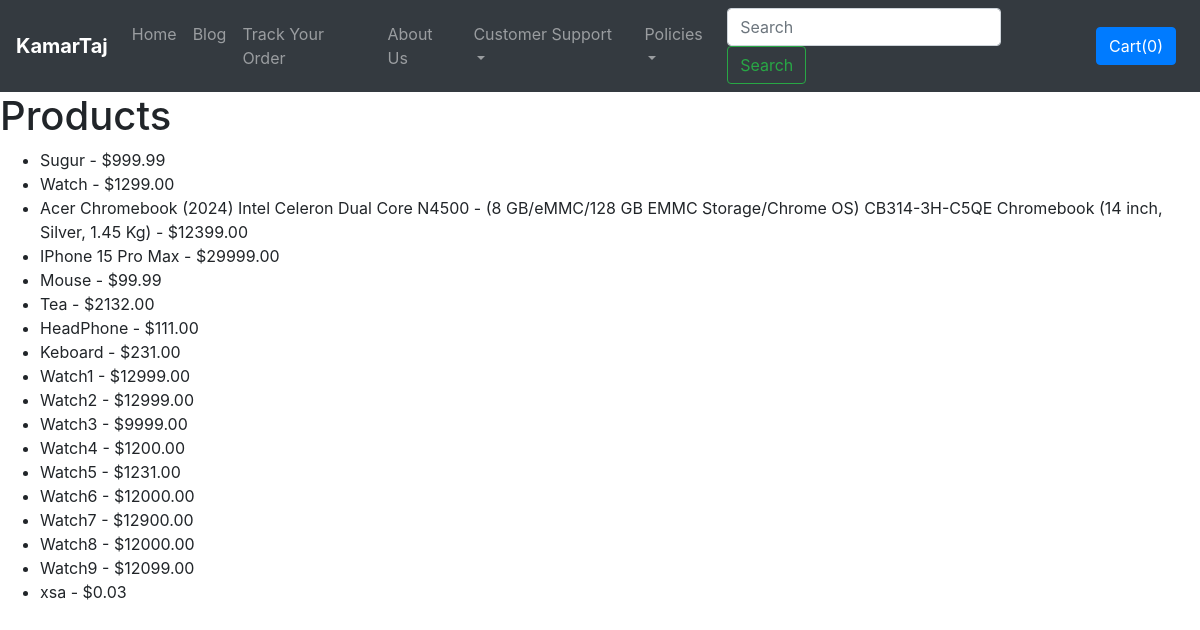
Page /product_list on the earlier database version.
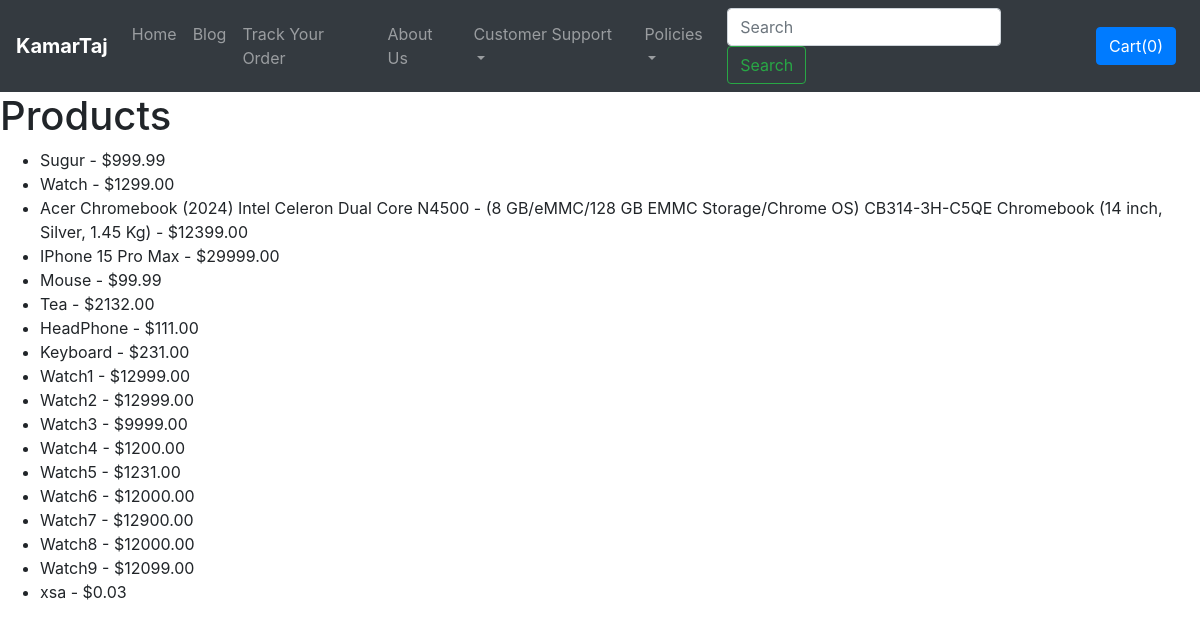
Same page on the later database version.
### shop/models.py (models this page shows, shortened)
class Product(models.Model):
    name = models.CharField(max_length=255)
    product_id = models.AutoField
    description = models.TextField()
    price = models.DecimalField(max_digits=10, decimal_places=2)
    category = models.ForeignKey(Category, on_delete=models.CASCADE)
    image = models.ImageField(upload_to="Shop/Images",default="")
    created_at = models.DateTimeField(auto_now_add=True)
    updated_at = models.DateTimeField(auto_now=True)

### shop/views.py (the view)
# urls.py: path("product_list",views.product_list,name="product_list"),
def product_list(request):
    products = Product.objects.all()
    return render(request,"shop/product_list.html",{"Products": products})

### shop/templates/shop/product_list.html
{% extends 'shop/basic.html' %}
{% block body%}
<h1>Products</h1>
    <ul>
        {% for product in Products %}
            <li>{{ product.name }} - ${{ product.price }}</li>
        {% endfor %}
    </ul>
{% endblock %}

Differences in the rows shown:
changed Product: name "Keboard" → "Keyboard"
